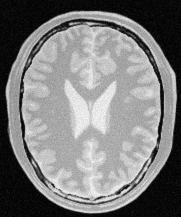
#> input picture a1images/brain_proton_density_slice.png, 181 x 217 px
$ python 'Intensity Transformation for Brain Proton Density Image.py'
#> lines starting #> are read from the running program, lines starting #| are printed output that depends on the picture
import numpy as np
import matplotlib.pyplot as plt
import cv2 as cv

img_orig = cv.imread('a1images/brain_proton_density_slice.png', cv.IMREAD_GRAYSCALE)
#> img_orig is the input picture: shape (217, 181); min 0, max 251, mean 123.7

white_threshold_upper = 255
white_threshold_lower = 175
white_matter = np.linspace(0, 255, 256, dtype='uint8')
white_matter[:white_threshold_lower] = 0
white_matter[white_threshold_lower:] = np.linspace(white_threshold_lower, white_threshold_upper, white_threshold_upper - white_threshold_lower + 1, dtype='uint8')

gray_threshold_upper = 180
gray_threshold_lower = 138
gray_matter = np.linspace(0, 255, 256, dtype='uint8')
gray_matter[:gray_threshold_lower] = 0
gray_matter[gray_threshold_upper:] = 0
gray_matter[gray_threshold_lower:gray_threshold_upper] = np.linspace(gray_threshold_lower, gray_threshold_upper, gray_threshold_upper - gray_threshold_lower, dtype='uint8')

white_transform = cv.LUT(img_orig, white_matter)
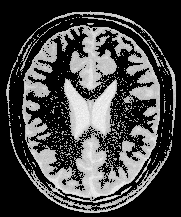
#> white_transform: shape (217, 181); min 0, max 251, mean 71
gray_transform = cv.LUT(img_orig, gray_matter)
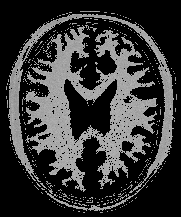
#> gray_transform: shape (217, 181); min 0, max 180, mean 55.1


fig, ax = plt.subplots(1, 2, sharex='all', sharey='all', figsize=(12,4))

ax[0].plot(white_matter)
ax[0].set_xlabel(r'Input, $f(\mathbf{x})$')
ax[0].set_ylabel(r'Output, $\mathrm{T}[f(\mathbf{x})]$')
ax[0].set_xlim(0, 255)
ax[0].set_ylim(0, 255)
ax[0].set_aspect('equal')
ax[0].set_title('Intensity Transformation: White Matter')


ax[1].plot(gray_matter)
ax[1].set_xlabel(r'Input, $f(\mathbf{x})$')
ax[1].set_ylabel(r'Output, $\mathrm{T}[f(\mathbf{x})]$')
ax[1].set_xlim(0, 255)
ax[1].set_ylim(0, 255)
ax[1].set_aspect('equal')
ax[1].set_title('Intensity Transformation: Gray Matter')

plt.show()
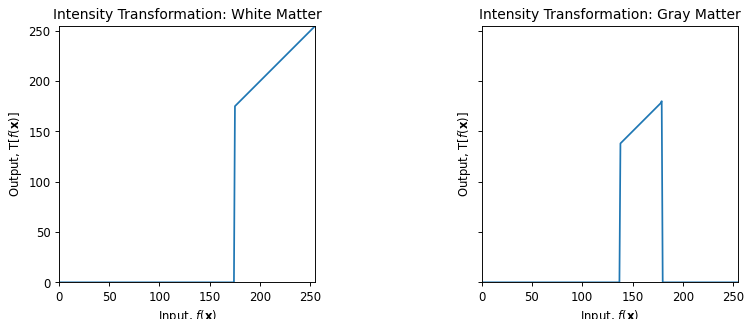
#> figure drawn by matplotlib, 2 panels; panel 1: curve peaks at x = 255, y = 255

fig, ax = plt.subplots(1, 3, sharex='all', sharey='all', figsize=(12,6))

ax[0].imshow(img_orig, cmap="gray")
ax[0].set_title('Original Image')

ax[1].imshow(white_transform, cmap="gray")
ax[1].set_title('Intensity Transformation: White Matter')

ax[2].imshow(gray_transform, cmap="gray")
ax[2].set_title('Intensity Transformation: Gray Matter')
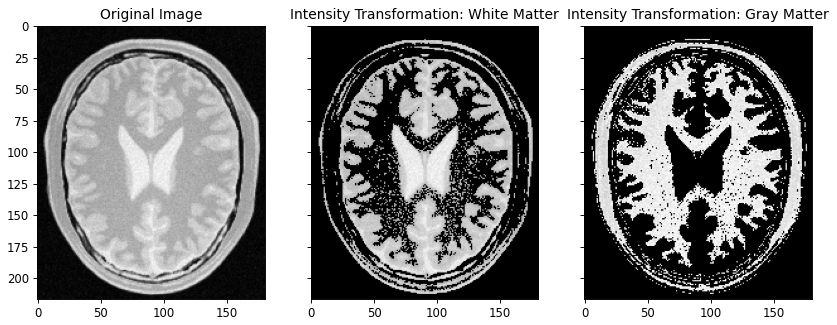
#> figure drawn by matplotlib, 3 panels
